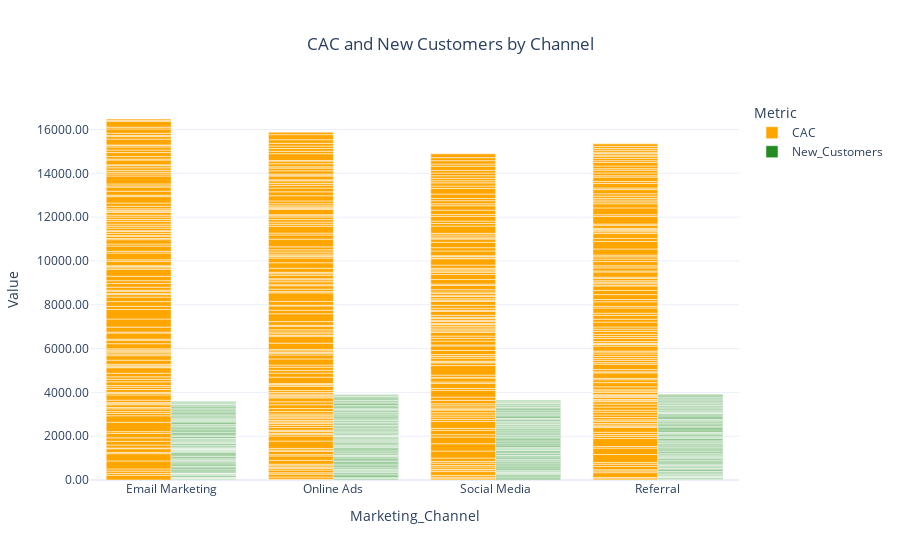

The notebook cell this image was saved under:
### Markdown cell above
# CAC and New Customers side by side

### Code cell
fig = px.bar(df, x='Marketing_Channel', y=['CAC', 'New_Customers'], 
             barmode='group', title='CAC and New Customers by Channel',
             labels={'value': 'Value', 'variable': 'Metric'},
             color_discrete_map={'CAC': '#FFA500', 'New_Customers': '#228B22'}) 
fig.update_layout(title_x=0.5, yaxis=dict(tickformat=".2f"))
fig.show()

### Figure 1 — Plotly figure (JSON) as saved in the notebook; plotly's stock layout.template omitted (floating-point values rounded to 4 significant figures; data arrays with more than 128 entries replaced by an {"elided": "..."} marker saying what was removed)
{"data": [{"alignmentgroup": "True", "hovertemplate": "Metric=CAC<br>Marketing_Channel=%{x}<br>Value=%{y}<extra></extra>", "legendgroup": "CAC", "marker": {"color": "#FFA500", "pattern": {"shape": ""}}, "name": "CAC", "offsetgroup": "CAC", "orientation": "v", "showlegend": true, "textposition": "auto", "type": "bar", "x": {"elided": "500 str values"}, "xaxis": "x", "y": {"elided": "500 float values"}, "yaxis": "y"}, {"alignmentgroup": "True", "hovertemplate": "Metric=New_Customers<br>Marketing_Channel=%{x}<br>Value=%{y}<extra></extra>", "legendgroup": "New_Customers", "marker": {"color": "#228B22", "pattern": {"shape": ""}}, "name": "New_Customers", "offsetgroup": "New_Customers", "orientation": "v", "showlegend": true, "textposition": "auto", "type": "bar", "x": {"elided": "500 str values"}, "xaxis": "x", "y": {"elided": "500 int values"}, "yaxis": "y"}], "layout": {"barmode": "group", "legend": {"title": {"text": "Metric"}, "tracegroupgap": 0}, "title": {"text": "CAC and New Customers by Channel", "x": 0.5}, "xaxis": {"anchor": "y", "domain": [0, 1], "title": {"text": "Marketing_Channel"}}, "yaxis": {"anchor": "x", "domain": [0, 1], "tickformat": ".2f", "title": {"text": "Value"}}}}
